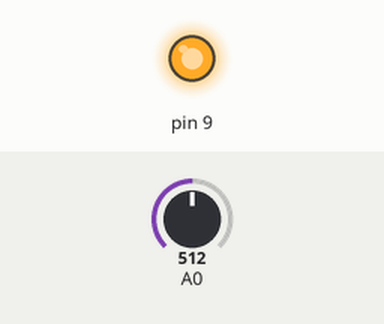
Simulated run of this sketch. Board: Arduino Uno, built with avr-gcc and run on an emulated ATmega328P. On the bench: output pins drawn as LEDs (lit = HIGH). The test bench sets the inputs (shaded band); at power-on: A0 = 512.

Above: at 1.2 s.
1.3 s: A0 set to 470
2.8 s: A0 set to 454
At 3.5 s:
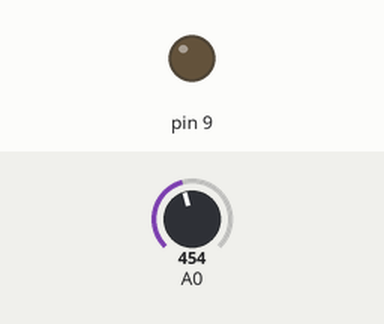
4.3 s: A0 set to 511
At 4.7 s:
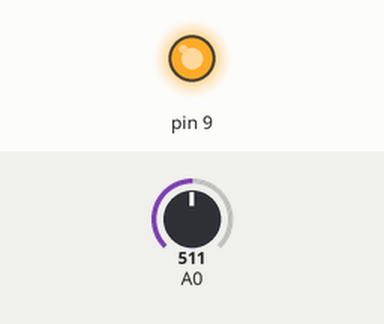
5.8 s: A0 set to 306
At 7.0 s:
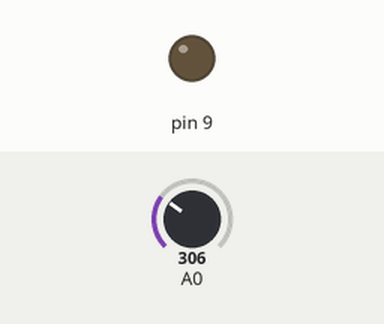
Timing chart, 0 to 8.3 s (numbered marks = the images above; inputs shaded):
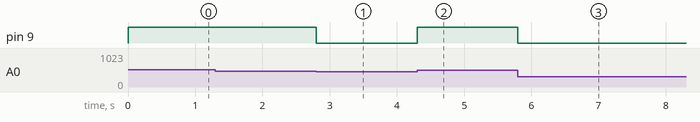

The sketch:

photoLED.ino
```cpp
int lightCal=0;
void setup() {
  pinMode(9, OUTPUT);
  lightCal = analogRead(A0);
}

void loop() {
int  lightVal = analogRead(A0);

  if(lightVal<lightCal-50)
  {
    digitalWrite(9, LOW);
  }
  else
  {
    digitalWrite(9, HIGH);
  }
}
```

Measured:
- the behaviour switches between 462 and 461 on A0 (found by bisection; images 0 and 1)
- after the input at 1.3 s, every drawn part: stays the same
- after the input at 2.8 s, pin 9: HIGH → LOW at once
- after the input at 4.3 s, pin 9: LOW → HIGH at once
- after the input at 5.8 s, pin 9: HIGH → LOW at once
